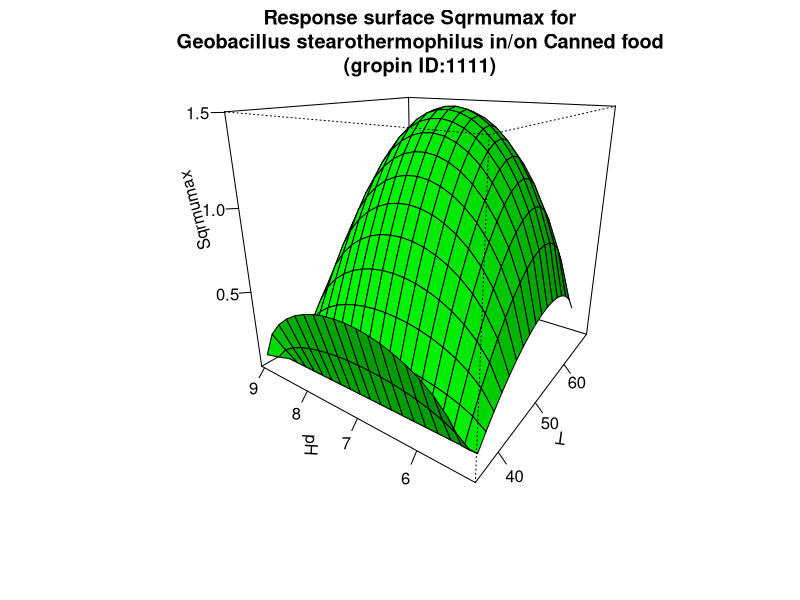

Reproduce this figure in R.
#############################
# start of Parameter script
#############################
T <- seq(35.035,69.9300699300699,length.out=21)
pH <- seq(5.16516,9.07092907092907,length.out=21)
#############################
# end of Parameter script
#############################
############################# 
# start of Model script Gropin ID 1111 
#############################
 
# constant coefficients for this model
 
variables <- data.frame(T,pH)
argumentsPar <- expand.grid(variables)
 
# heart of the model
response_surface <- function(T,pH) {
   mumax <-sqrt(2.26*((T-68.02)*((T-38.52)^2)/(((57.59-38.52)^(2-1))*((57.59-38.52)*(T-57.59)-(57.59-68.02)*((2-1)*57.59+38.52-2*T))))*((pH-8.91)*((pH-5.27)^1)/(((7.17-5.27)^(0))*((7.17-5.27)*(pH-7.17)-(7.17-8.91)*((0)*7.17+5.27-1*pH)))))

return(mumax=mumax)
} 

# output parameters
responseSurface <- cbind(argumentsPar,response_surface(argumentsPar['T'],argumentsPar['pH']))
colnames(responseSurface) <- c(colnames(argumentsPar),'Sqrmumax')
#############################
# End of Model script
#############################
############################# 
# start of Visualisation script Gropin ID 1111 
#############################
persp(T,pH,matrix(unlist(responseSurface$'Sqrmumax'),nrow=21),col = 'green',xlab='T',ylab='pH',zlab='Sqrmumax',main='Response surface Sqrmumax for
Geobacillus stearothermophilus in/on Canned food
(gropin ID:1111)',theta=305,phi=20,shade=0.25,ticktype = 'detailed')
#############################
# End of Visualisation script
#############################
